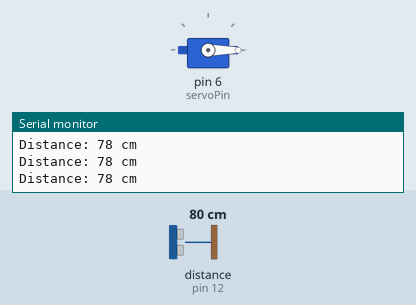
Simulated run of this sketch. Board: Arduino Uno, built with avr-gcc and run on an emulated ATmega328P. Parts: servo, the last lines printed to the serial monitor. Wiring (inferred from the names in the program): ultrasonic range finder: trigger pin 11; echo pin 12. The inputs (shaded band) are chosen by the test bench; at power-on: distance to the obstacle (sensor on pin 12) 80 cm. The echo pulse lasts 58.3 µs per cm.

Above: at 1.2 s.
1.3 s: distance to the obstacle (sensor on pin 12) set to 5 cm
4.3 s: distance to the obstacle (sensor on pin 12) set to 2 cm
At 5.7 s:
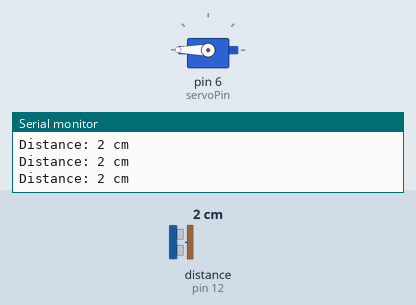
Timing chart, 0 to 7.3 s (numbered marks = the images above; inputs shaded):
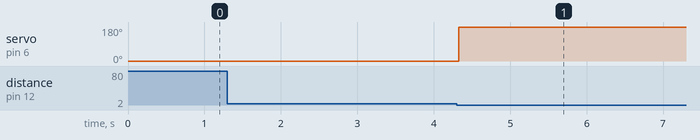

Measured:
- the behaviour switches between 4 and 3 cm on distance to the obstacle (sensor on pin 12) (found by bisection; images 0 and 1)
- after the input at 4.3 s, servo on pin 6 (servoPin): 0° → 180° at once

The sketch:

Water_Dispenser.ino
```cpp
#include <Servo.h>

const int trigPin = 11;
const int echoPin = 12;
const int servoPin = 6;

// Define short-range detection threshold
const int distanceThreshold = 2;  // Detect objects within 5 cm

Servo waterServo;
const int closedAngle = 0;
const int openAngle = 180;

unsigned long lastTriggerTime = 0; // To track when the servo last moved
const int servoHoldTime = 1000;    // Servo stays open for 2 seconds

void setup() {
    pinMode(trigPin, OUTPUT);
    pinMode(echoPin, INPUT);
    waterServo.attach(servoPin);
    waterServo.write(closedAngle); // Start in closed position
    Serial.begin(9600);
}

void loop() {
    int distance = getDistance(); // Get ultrasonic sensor reading

    Serial.print("Distance: ");
    Serial.print(distance);
    Serial.println(" cm");

    if (distance > 0 && distance <= distanceThreshold) {
        if (waterServo.read() != openAngle) {  // Open only if it's closed
            waterServo.write(openAngle);
            Serial.println("Dispensing water...");
            lastTriggerTime = millis();  // Record when it was triggered
        }
    } else {
        if (millis() - lastTriggerTime > servoHoldTime) {
            if (waterServo.read() != closedAngle) {  // Close only if it's open
                waterServo.write(closedAngle);
                Serial.println("Waiting for object...");
            }
        }
    }
}

// Function to measure distance (non-blocking)
int getDistance() {
    digitalWrite(trigPin, LOW);
    delayMicroseconds(2);
    digitalWrite(trigPin, HIGH);
    delayMicroseconds(10);
    digitalWrite(trigPin, LOW);

    long duration = pulseIn(echoPin, HIGH);
    int distance = duration * 0.034 / 2; // Convert to cm
    return distance;
}
```
